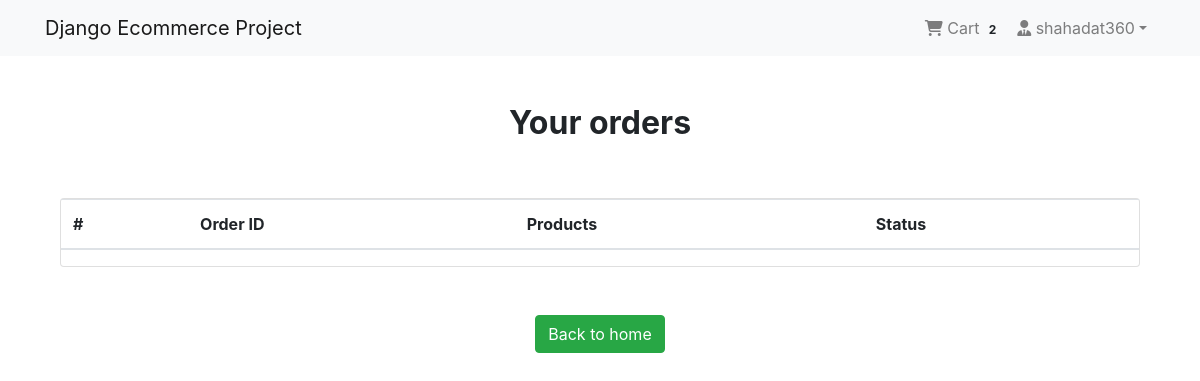
/payment/orders/ (signed in), run on an earlier commit of the app's database.
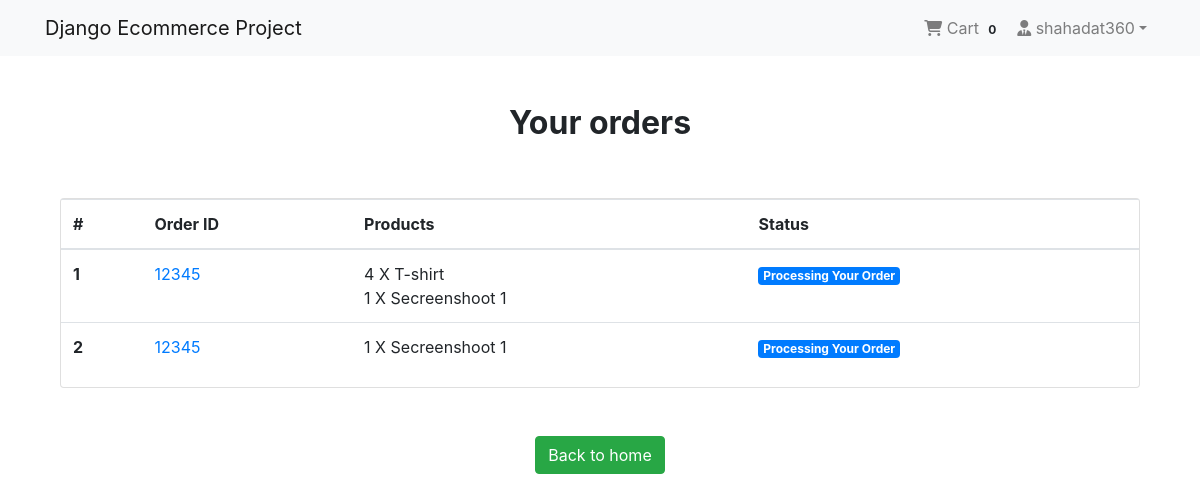
And on a later commit of the database.
### App_Login/models.py (models this page shows, shortened)
class User(AbstractBaseUser, PermissionsMixin):
    email = models.EmailField(unique=True, null=False)
    is_staff = models.BooleanField(
        gettext_lazy('staff status'),
        default=False,
        help_text=gettext_lazy('Designates whether the user can log into this admin site')
    )
    is_active = models.BooleanField(
        gettext_lazy('active'),
        default=True,
        help_text=gettext_lazy(
            'Designates whether this user should be treated as active. Unselect this instead of deleting')
    )
    USERNAME_FIELD = 'email'
    objects = MyUserManager()

class Profile(models.Model):
    user = models.OneToOneField(User, on_delete=models.CASCADE, related_name='profile')
    username = models.CharField(max_length=264, blank=True)
    full_name = models.CharField(max_length=264, blank=True)
    address_1 = models.TextField(blank=True, max_length=300)
    city = models.CharField(max_length=40, blank=True)
    zipcode = models.CharField(max_length=10, blank=True)
    country = models.CharField(max_length=50, blank=True)
    phone = models.CharField(max_length=15, blank=True)
    date_joined = models.DateTimeField(auto_now_add=True)

### App_Order/models.py (models this page shows, shortened)
class Order(models.Model):
    order_items = models.ManyToManyField(Cart)
    user = models.ForeignKey(settings.AUTH_USER_MODEL, on_delete=models.CASCADE)
    ordered = models.BooleanField(default=False)
    created = models.DateTimeField(auto_now_add=True)
    updated = models.DateTimeField(auto_now=True)
    payment_id = models.CharField(max_length=264, blank=True, null=True)
    order_id = models.CharField(max_length=200, blank=True, null=True)

class Cart(models.Model):
    user = models.ForeignKey(settings.AUTH_USER_MODEL, on_delete=models.CASCADE, related_name='cart')
    item = models.ForeignKey(Product, on_delete=models.CASCADE)
    quantity = models.IntegerField(default=1)
    purchased = models.BooleanField(default=False)
    created = models.DateTimeField(auto_now_add=True)
    updated = models.DateTimeField(auto_now=True)
    def __str__(self):
        return f'{self.quantity} X {self.item}'

### App_Shop/models.py (models this page shows)
class Product(models.Model):
    mainImage = models.ImageField(upload_to='Products')
    name = models.CharField(max_length=264)
    category = models.ForeignKey(Category, on_delete=models.CASCADE, related_name='category')
    preview_text = models.TextField(max_length=200, verbose_name='Preview Text')
    detail_text = models.TextField(max_length=1000, verbose_name='Detail Text')
    price = models.FloatField()
    old_price = models.FloatField(default=0.00)
    created = models.DateTimeField(auto_now_add=True)
    def __str__(self):
        return self.name
    class Meta:
        ordering = ['-created']

### App_Payment/views.py (the view)
# urls.py: path('orders/',views.order_view,name='orders')
@login_required
def order_view(request):
    try:
        orders = Order.objects.filter(user=request.user, ordered=True)
        context = {'orders': orders}
    except:
        messages.warning(request, f'You don\'t have an active order')
        return redirect('App_Shop:index')
    return render(request, 'App_Payment/order.html', context=context)

### App_Order/templatetags/cart_tag.py (called while the page is built)
@register.filter
def cart_total(user):
    order = Order.objects.filter(user=user, ordered=False)
    if order.exists():
        return order[0].order_items.count()
    else:
        return 0

### App_Payment/templates/App_Payment/order.html
{% extends  'base.html' %}
{% block body_block %}
    <div class="container mt-5">
        <h2 class="text-center"><strong>Your orders</strong></h2>
        <div class="row">
            <div class="col-md-12">
                <div class="card mt-5" style="height: auto">
                    <div class="table-responsive">
                        <table class="table">
                            <thead>
                                <tr>
                                    <th scope="col">#</th>
                                    <th scope="col">Order ID</th>
                                    <th scope="col">Products</th>
                                    <th scope="col">Status</th>
                                </tr>
                            </thead>
                            <tbody>
                                {% for order in orders %}
                                    <tr>
                                        <th scope="row">{{ forloop.counter }}</th>
                                        <td><a href="">{{ order.order_id }}</a></td>
                                        <td>
                                            {% for item in order.order_items.all %}{{ item }}<br>{% endfor %}
                                        </td>
                                        <td><span class="badge badge-primary">Processing Your Order</span></td>
                                    </tr>
                                {% endfor %}
                            </tbody>
                        </table>
                    </div>
                </div>
            </div>
            <div class="col-md-12 mt-5 text-center">
                <a href="{% url 'App_Shop:index' %}" class="btn btn-success">Back to home</a>
            </div>
        </div>
    </div>
{% endblock %}

### templates/base.html (shortened to what this page needs)
{% load static %}
<!doctype html>
<html lang="en">
<head>
          <link rel="stylesheet" href="https://cdn.jsdelivr.net/npm/bootstrap@4.6.2/dist/css/bootstrap.min.css">
    <link rel="stylesheet" href="{% static 'css/main.css' %}">
</head>
<body>
    {% include 'navbar.html' %}
    <div class="container">
        {% block body_block %}
        {% endblock %}
    </div>
</body>
</html>

### templates/navbar.html (shortened to what this page needs)
{% load cart_tag %}
<nav class="navbar navbar-expand-lg navbar-light bg-light">
    <div class="container">
        <a href="{% url 'App_Shop:index' %}" class="navbar-brand">Django Ecommerce Project</a>
        <div class="collapse navbar-collapse" id="navbarNav">
            <ul class="navbar-nav ml-auto">
                {% if request.user.is_authenticated %}
                    <li class="nav-item">
                        <a href="{% url 'App_Order:cart' %}" class="nav-link">
                            <i class="fa fa-shopping-cart"></i> Cart
                            <span class="badge badge-light">{{ request.user|cart_total }}</span>
                        </a>
                    </li>
                    <li class="nav-item dropdown">
                        <a class="nav-link dropdown-toggle" href="#" id="navbarDropdown" role="button" data-toggle="dropdown" aria-haspopup="true"
                        aria-expanded="false"><i class="fa fa-user-tie"></i>  {{ request.user.profile.username }}</a>
                    </li>
                {% else %}
                    <li class="nav-item">
                        <a href="{% url 'App_Login:login' %}" class="btn btn-primary btn-sm">Login</a>
                    </li>
                {% endif %}
            </ul>
        </div>
    </div>
</nav>

### templates/base.html (style rules this page uses)
.card { height: 350px; }

What changed in the data, as far as the page shows it:
computed for User "shahadat360": user|cart_total "2" → "0"
now on this page (row edited): Order: order_id "12345"
now on this page (row edited): Cart: quantity+item "4 X T-shirt", shown under "12345"
now on this page (row edited): Cart: quantity+item "1 X Secreenshoot 1", shown under "12345"
added Order: order_id "12345"
added Cart: quantity+item "1 X Secreenshoot 1", shown under "12345"
